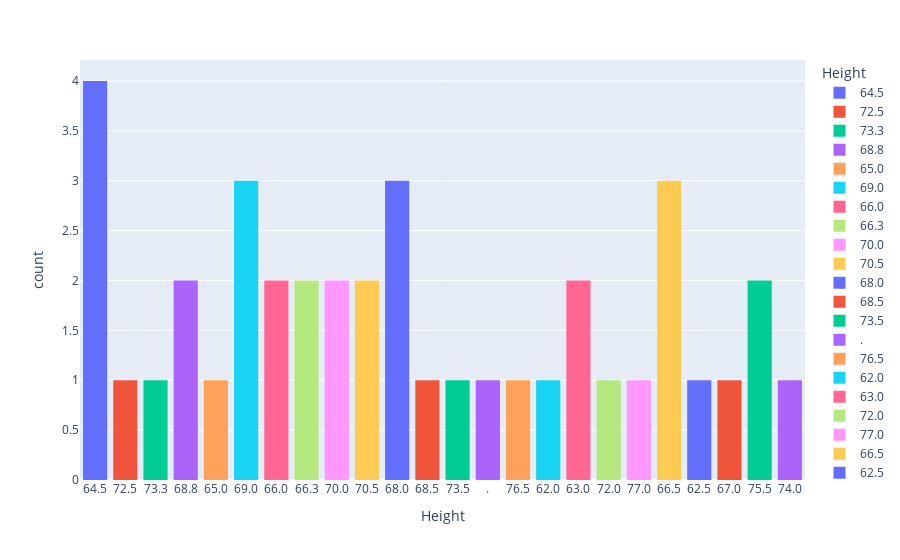

Here is the notebook cell this chart was saved with:
### Markdown cell above
From above plot we can observe most of people have different weight

### Code cell
#histogram of Height using plotly
plot=px.histogram(df,x="Height",color="Height")
plot.show()

### Figure 1 — Plotly figure (JSON) as saved in the notebook; plotly's stock layout.template omitted (floating-point values rounded to 4 significant figures)
{"data": [{"alignmentgroup": "True", "bingroup": "x", "hovertemplate": "Height=%{x}<br>count=%{y}<extra></extra>", "legendgroup": "64.5", "marker": {"color": "#636efa", "pattern": {"shape": ""}}, "name": "64.5", "offsetgroup": "64.5", "orientation": "v", "showlegend": true, "type": "histogram", "x": ["64.5", "64.5", "64.5", "64.5"], "xaxis": "x", "yaxis": "y"}, {"alignmentgroup": "True", "bingroup": "x", "hovertemplate": "Height=%{x}<br>count=%{y}<extra></extra>", "legendgroup": "72.5", "marker": {"color": "#EF553B", "pattern": {"shape": ""}}, "name": "72.5", "offsetgroup": "72.5", "orientation": "v", "showlegend": true, "type": "histogram", "x": ["72.5"], "xaxis": "x", "yaxis": "y"}, {"alignmentgroup": "True", "bingroup": "x", "hovertemplate": "Height=%{x}<br>count=%{y}<extra></extra>", "legendgroup": "73.3", "marker": {"color": "#00cc96", "pattern": {"shape": ""}}, "name": "73.3", "offsetgroup": "73.3", "orientation": "v", "showlegend": true, "type": "histogram", "x": ["73.3"], "xaxis": "x", "yaxis": "y"}, {"alignmentgroup": "True", "bingroup": "x", "hovertemplate": "Height=%{x}<br>count=%{y}<extra></extra>", "legendgroup": "68.8", "marker": {"color": "#ab63fa", "pattern": {"shape": ""}}, "name": "68.8", "offsetgroup": "68.8", "orientation": "v", "showlegend": true, "type": "histogram", "x": ["68.8", "68.8"], "xaxis": "x", "yaxis": "y"}, {"alignmentgroup": "True", "bingroup": "x", "hovertemplate": "Height=%{x}<br>count=%{y}<extra></extra>", "legendgroup": "65.0", "marker": {"color": "#FFA15A", "pattern": {"shape": ""}}, "name": "65.0", "offsetgroup": "65.0", "orientation": "v", "showlegend": true, "type": "histogram", "x": ["65.0"], "xaxis": "x", "yaxis": "y"}, {"alignmentgroup": "True", "bingroup": "x", "hovertemplate": "Height=%{x}<br>count=%{y}<extra></extra>", "legendgroup": "69.0", "marker": {"color": "#19d3f3", "pattern": {"shape": ""}}, "name": "69.0", "offsetgroup": "69.0", "orientation": "v", "showlegend": true, "type": "histogram", "x": ["69.0", "69.0", "69.0"], "xaxis": "x", "yaxis": "y"}, {"alignmentgroup": "True", "bingroup": "x", "hovertemplate": "Height=%{x}<br>count=%{y}<extra></extra>", "legendgroup": "66.0", "marker": {"color": "#FF6692", "pattern": {"shape": ""}}, "name": "66.0", "offsetgroup": "66.0", "orientation": "v", "showlegend": true, "type": "histogram", "x": ["66.0", "66.0"], "xaxis": "x", "yaxis": "y"}, {"alignmentgroup": "True", "bingroup": "x", "hovertemplate": "Height=%{x}<br>count=%{y}<extra></extra>", "legendgroup": "66.3", "marker": {"color": "#B6E880", "pattern": {"shape": ""}}, "name": "66.3", "offsetgroup": "66.3", "orientation": "v", "showlegend": true, "type": "histogram", "x": ["66.3", "66.3"], "xaxis": "x", "yaxis": "y"}, {"alignmentgroup": "True", "bingroup": "x", "hovertemplate": "Height=%{x}<br>count=%{y}<extra></extra>", "legendgroup": "70.0", "marker": {"color": "#FF97FF", "pattern": {"shape": ""}}, "name": "70.0", "offsetgroup": "70.0", "orientation": "v", "showlegend": true, "type": "histogram", "x": ["70.0", "70.0"], "xaxis": "x", "yaxis": "y"}, {"alignmentgroup": "True", "bingroup": "x", "hovertemplate": "Height=%{x}<br>count=%{y}<extra></extra>", "legendgroup": "70.5", "marker": {"color": "#FECB52", "pattern": {"shape": ""}}, "name": "70.5", "offsetgroup": "70.5", "orientation": "v", "showlegend": true, "type": "histogram", "x": ["70.5", "70.5"], "xaxis": "x", "yaxis": "y"}, {"alignmentgroup": "True", "bingroup": "x", "hovertemplate": "Height=%{x}<br>count=%{y}<extra></extra>", "legendgroup": "68.0", "marker": {"color": "#636efa", "pattern": {"shape": ""}}, "name": "68.0", "offsetgroup": "68.0", "orientation": "v", "showlegend": true, "type": "histogram", "x": ["68.0", "68.0", "68.0"], "xaxis": "x", "yaxis": "y"}, {"alignmentgroup": "True", "bingroup": "x", "hovertemplate": "Height=%{x}<br>count=%{y}<extra></extra>", "legendgroup": "68.5", "marker": {"color": "#EF553B", "pattern": {"shape": ""}}, "name": "68.5", "offsetgroup": "68.5", "orientation": "v", "showlegend": true, "type": "histogram", "x": ["68.5"], "xaxis": "x", "yaxis": "y"}, {"alignmentgroup": "True", "bingroup": "x", "hovertemplate": "Height=%{x}<br>count=%{y}<extra></extra>", "legendgroup": "73.5", "marker": {"color": "#00cc96", "pattern": {"shape": ""}}, "name": "73.5", "offsetgroup": "73.5", "orientation": "v", "showlegend": true, "type": "histogram", "x": ["73.5"], "xaxis": "x", "yaxis": "y"}, {"alignmentgroup": "True", "bingroup": "x", "hovertemplate": "Height=%{x}<br>count=%{y}<extra></extra>", "legendgroup": ".", "marker": {"color": "#ab63fa", "pattern": {"shape": ""}}, "name": ".", "offsetgroup": ".", "orientation": "v", "showlegend": true, "type": "histogram", "x": ["."], "xaxis": "x", "yaxis": "y"}, {"alignmentgroup": "True", "bingroup": "x", "hovertemplate": "Height=%{x}<br>count=%{y}<extra></extra>", "legendgroup": "76.5", "marker": {"color": "#FFA15A", "pattern": {"shape": ""}}, "name": "76.5", "offsetgroup": "76.5", "orientation": "v", "showlegend": true, "type": "histogram", "x": ["76.5"], "xaxis": "x", "yaxis": "y"}, {"alignmentgroup": "True", "bingroup": "x", "hovertemplate": "Height=%{x}<br>count=%{y}<extra></extra>", "legendgroup": "62.0", "marker": {"color": "#19d3f3", "pattern": {"shape": ""}}, "name": "62.0", "offsetgroup": "62.0", "orientation": "v", "showlegend": true, "type": "histogram", "x": ["62.0"], "xaxis": "x", "yaxis": "y"}, {"alignmentgroup": "True", "bingroup": "x", "hovertemplate": "Height=%{x}<br>count=%{y}<extra></extra>", "legendgroup": "63.0", "marker": {"color": "#FF6692", "pattern": {"shape": ""}}, "name": "63.0", "offsetgroup": "63.0", "orientation": "v", "showlegend": true, "type": "histogram", "x": ["63.0", "63.0"], "xaxis": "x", "yaxis": "y"}, {"alignmentgroup": "True", "bingroup": "x", "hovertemplate": "Height=%{x}<br>count=%{y}<extra></extra>", "legendgroup": "72.0", "marker": {"color": "#B6E880", "pattern": {"shape": ""}}, "name": "72.0", "offsetgroup": "72.0", "orientation": "v", "showlegend": true, "type": "histogram", "x": ["72.0"], "xaxis": "x", "yaxis": "y"}, {"alignmentgroup": "True", "bingroup": "x", "hovertemplate": "Height=%{x}<br>count=%{y}<extra></extra>", "legendgroup": "77.0", "marker": {"color": "#FF97FF", "pattern": {"shape": ""}}, "name": "77.0", "offsetgroup": "77.0", "orientation": "v", "showlegend": true, "type": "histogram", "x": ["77.0"], "xaxis": "x", "yaxis": "y"}, {"alignmentgroup": "True", "bingroup": "x", "hovertemplate": "Height=%{x}<br>count=%{y}<extra></extra>", "legendgroup": "66.5", "marker": {"color": "#FECB52", "pattern": {"shape": ""}}, "name": "66.5", "offsetgroup": "66.5", "orientation": "v", "showlegend": true, "type": "histogram", "x": ["66.5", "66.5", "66.5"], "xaxis": "x", "yaxis": "y"}, {"alignmentgroup": "True", "bingroup": "x", "hovertemplate": "Height=%{x}<br>count=%{y}<extra></extra>", "legendgroup": "62.5", "marker": {"color": "#636efa", "pattern": {"shape": ""}}, "name": "62.5", "offsetgroup": "62.5", "orientation": "v", "showlegend": true, "type": "histogram", "x": ["62.5"], "xaxis": "x", "yaxis": "y"}, {"alignmentgroup": "True", "bingroup": "x", "hovertemplate": "Height=%{x}<br>count=%{y}<extra></extra>", "legendgroup": "67.0", "marker": {"color": "#EF553B", "pattern": {"shape": ""}}, "name": "67.0", "offsetgroup": "67.0", "orientation": "v", "showlegend": true, "type": "histogram", "x": ["67.0"], "xaxis": "x", "yaxis": "y"}, {"alignmentgroup": "True", "bingroup": "x", "hovertemplate": "Height=%{x}<br>count=%{y}<extra></extra>", "legendgroup": "75.5", "marker": {"color": "#00cc96", "pattern": {"shape": ""}}, "name": "75.5", "offsetgroup": "75.5", "orientation": "v", "showlegend": true, "type": "histogram", "x": ["75.5", "75.5"], "xaxis": "x", "yaxis": "y"}, {"alignmentgroup": "True", "bingroup": "x", "hovertemplate": "Height=%{x}<br>count=%{y}<extra></extra>", "legendgroup": "74.0", "marker": {"color": "#ab63fa", "pattern": {"shape": ""}}, "name": "74.0", "offsetgroup": "74.0", "orientation": "v", "showlegend": true, "type": "histogram", "x": ["74.0"], "xaxis": "x", "yaxis": "y"}], "layout": {"barmode": "relative", "legend": {"title": {"text": "Height"}, "tracegroupgap": 0}, "margin": {"t": 60}, "xaxis": {"anchor": "y", "categoryarray": ["64.5", "72.5", "73.3", "68.8", "65.0", "69.0", "66.0", "66.3", "70.0", "70.5", "68.0", "68.5", "73.5", ".", "76.5", "62.0", "63.0", "72.0", "77.0", "66.5", "62.5", "67.0", "75.5", "74.0"], "categoryorder": "array", "domain": [0, 1], "title": {"text": "Height"}}, "yaxis": {"anchor": "x", "domain": [0, 1], "title": {"text": "count"}}}}
